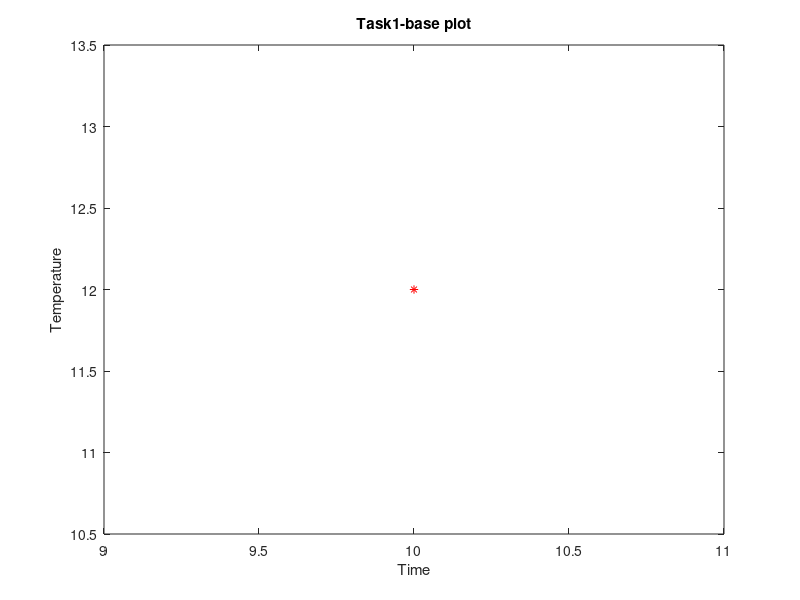

MATLAB code for this plot:
% Plotting
% Author: Chul Min Yeum
% Email: cmyeum@uwaterloo.ca
% Last updated: 2019-06-12

% Write your script to solve questions in a cumulative way

%% Task 1: Plot point
close;clc;clear

x = 10;
y = 12;
plot(x,y, 'r*')

xlabel('Time');
ylabel('Temperature');
title('Task1-base plot');

%% Task1-Q0: Change point color
% https://www.mathworks.com/help/matlab/ref/plot.html#btzitot-LineSpec
close;clc;clear

%% Task1-Q1: Change a marker
% https://www.mathworks.com/help/matlab/ref/plot.html#btzitot-LineSpec
close;clc;clear

%% Task1-Q2: Add one more point at (11, 13)
% x,y <- vector, not scalar
close;clc;clear

%% Task1-Q3: Change the minimum and maximum values in x-axis (9 to 13) and y-axis (10 to 15)
% axis([minx maxx miny maxy])
close;clc;clear

%% Task1-Q4: Change labels for x and y axis as 'pressure' and 'force' and the
%% graph title to 'Task1-Q4'
close;clc;clear

%% Task1-Q5: Make all label texts as a bold font
% '\bf xxxx'
close;clc;clear

